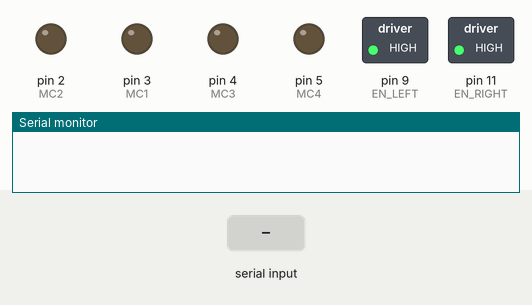
A sketch run on a simulated Arduino Uno, built with avr-gcc and run on an emulated ATmega328P. Parts: switched loads named in the sketch (green lamp = pin HIGH), output pins drawn as LEDs (lit = HIGH), the last lines printed to the serial monitor. The test bench sets the inputs (shaded band).

Above: at 1.2 s.
1.3 s: "90,45,200\n" received over Serial
At 2.4 s:
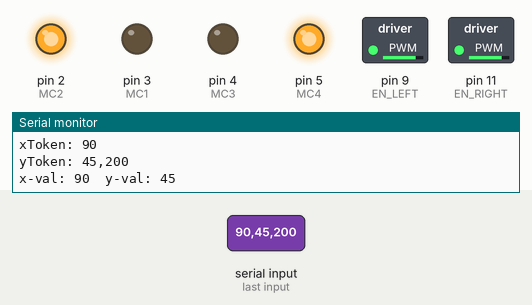
2.9 s: "200\n" received over Serial
At 3.5 s:
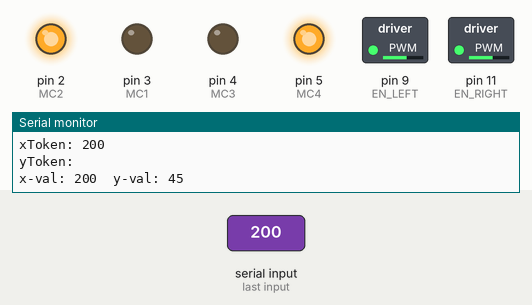
4.5 s: "90,45\n" received over Serial
At 6.0 s:
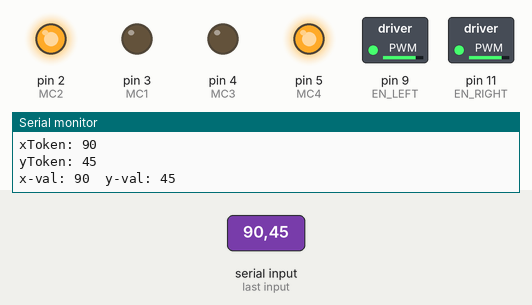
Timing chart, 0 to 7.5 s (numbered marks = the images above; inputs shaded):
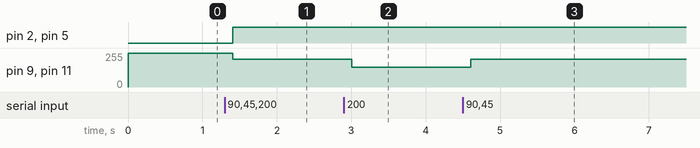

Measured:
- after the input at 1.3 s, pin 2 (MC2), pin 5 (MC4): LOW → HIGH after 0.11 s; pin 9 (EN_LEFT), pin 11 (EN_RIGHT): 255/255 → 207/255 after 0.11 s
- after the input at 2.9 s, pin 9 (EN_LEFT), pin 11 (EN_RIGHT): 207/255 → 150/255 after 0.10 s
- after the input at 4.5 s, pin 9 (EN_LEFT), pin 11 (EN_RIGHT): 150/255 → 207/255 after 0.11 s

The sketch:

ArduinoPWM.ino
```cpp
/*******************************************************************************
* PWM_Full_Hbridge.ino
*
*  Arduino sketch to utilize the SN754410 H-Bridge in order to control two
*  motors on a robotics test platform. The pin assignments should work for
*  both the Mega2560 and the Uno. Both units run at the same CPU speed (16 MHz)
*  but the Mega has 256KB of flash while the Uno has only 32KB. Also, the Uno
*  has only one hardware UART port, which might be problematic if you need to
*  receive UART motor control data from the BBB while also using the UART to
*  print DEBUG messages at run-time. Therefore it might be best to develop/test
*  the code on a Mega, and then (code size permitting) deploy to the Uno. The
*  number of PWM pins will also help make this determination as well, as the Uno
*  has only 6, while the Mega has at least twice that number.
*
*******************************************************************************/

//TODO: Need to implement the ability to support differential steering through asymmetric
//        wheel velocities

//TODO: Look at the TimerOne library for generating PWM signals with a finer degree of control
//        than that of the (fixed) 500Hz standard PWM capability of the Arduino Uno
//      See: http://playground.arduino.cc/Code/Timer1
//      See: Chapter 3 of Monk's "Programming Arduino Next Steps..." book

//TODO: An idea about differential turning might be allow some value of the y-axis without
//        turning. For example if the yVal is [362,462] or [563,663], then just treat this as
//        pure motion along the X-axis. Once the y-values get outside those ranges, then maybe
//        we can start to add in differential wheel motion in the mid-ranges. This will have
//        to be studied a bit more before trying various approaches to the problem.

#define DEBUG

const int INPUT_SIZE = 20;

const int EN_LEFT = 9;     // Left side half-bridge enable
const int EN_RIGHT = 11;   // Right side half-bridge enable
const int MC1 = 3;         // Left motor control 1: Arduino pin 3 to H-bridge 1A
const int MC2 = 2;         // Left motor control 2: Arduino pin 2 to H-bridge 2A

//TODO: These two wires may need to be reversed, based upon the orientation of the motors
//       when mounted in the chassis of the robot/ROV. This will need testing.
const int MC3 = 4;         // Right motor control 3: Arduino pin 4 to H-bridge 3A
const int MC4 = 5;         // Right motor control 4: Arduino pin 5 to H-bridge 4A

//TODO: Will need to implement differential wheel velocities
int desired_velocity = 0;  // for desired velocity

// Make sure the code starts running with the motors in the dead band
int xVal = 512;
int xValLast = 512;
int yVal = 512;
int yValLast = 512;

//TODO: These are only needed if we use the non-String-based Serial.read() methods in the
//        main program loop (see below)
char chArray[INPUT_SIZE];
char* xToken;
char* yToken;

// Function prototypes
void left_wheel_fwd(int vel);
void left_wheel_rev(int vel);
void left_wheel_brake();
void right_wheel_fwd(int vel);
void right_wheel_rev(int vel);
void right_wheel_brake();


void setup()
{
    //TODO: May need to change this to Serial1 if we use the Arduino Mega. The Uno has only
    //       one hardware UART while the Mega has four--but the Mega's Serial port is the only
    //       one of the four that can be accessed over the USB port.
    Serial.begin(9600);

    // This is the solution to the Serial.read() (and related methods) blocking issue. These
    //  methods are blocking, and have a default time-out of 1000ms. So they will block for
    //  1 second unless the _timeout value (in the Stream.h header) is set differently, using
    //  this public interface function. This seems to now have resolved the pause issue!
    Serial.setTimeout(100);

    // Set up both sides of the H-bridge
    pinMode(EN_LEFT, OUTPUT);
    pinMode(MC1, OUTPUT);
    pinMode(MC2, OUTPUT);
    pinMode(EN_RIGHT, OUTPUT);
    pinMode(MC3, OUTPUT);
    pinMode(MC4, OUTPUT);

    // Make sure both motors are initialized with brakes on
    left_wheel_brake();
    right_wheel_brake();
}


void loop()
{
    // Block until there is serial data available
    while (Serial.available() == 0)
        ;


    // Load the command array up to the first NULL and get the number of bytes read. Then
    //  we terminate the array
    byte size = Serial.readBytesUntil('\0', chArray, INPUT_SIZE);
    chArray[size] = '\0';

    // The returned string should be something like 300,400
    xToken = strtok(chArray, ",");

 #ifdef DEBUG
    Serial.print("xToken: ");
    Serial.println(xToken);
 #endif

    // Prevent undefined behavior from atoi() if strtok() returns NULL
    if (xToken != NULL) {
        xVal = atoi(xToken);
    }

 //TODO: Test this logic
    // If atoi() returns a zero (0), it could mean either that the user sent a 0, or that atoi()
    //  function read an invalid value and returned a 0 to indicate this. Since there's no way
    //  to tell which has occurred, we're going to have to disallow 0 as a value sent
    //  from the CC by limiting the range of usable values to (0,1023].
    if (xVal == 0) {
        xVal = xValLast;
    } else {
        xValLast = xVal;
    }

    // Use NULL for the first arg, so that we keep going in the array instead of starting anew
    yToken = strtok(NULL, "\0");

 #ifdef DEBUG
    Serial.print("yToken: ");
    Serial.println(yToken);
 #endif

    if (yToken != NULL) {
        yVal = atoi(yToken);
    }

    if (yVal == 0) {
        yVal = yValLast;
    } else {
        yValLast = yVal;
    }

    // NOTE: Although this code is simpler than that above as it uses String objects,
    //  some forum posters advise that the use of Strings can be problematic due to
    //  dynamic memory management under the hood. Therefore we may need to stress-test
    //  this version, as opposed to using the char[] as noted above.
//    String xString = Serial.readStringUntil(',');
//    xVal = xString.toInt();
//    String yString = Serial.readStringUntil('\0');
//    yVal = yString.toInt();


#ifdef DEBUG
    Serial.print("x-val: ");
    Serial.print(xVal);
    Serial.print("\ty-val: ");
    Serial.println(yVal);
#endif

    // Go forward if xVal is (537,1023]
    if (xVal > 537 && xVal <= 1023) {
        desired_velocity = map(xVal, 538, 1023, 0, 255);
        left_wheel_fwd(desired_velocity);
        right_wheel_rev(desired_velocity);
    }
    // Reverse if xVal is [0, 487)
    else if (xVal >= 0 && xVal < 487) {
        desired_velocity = map(xVal, 486, 0, 0, 255);
        left_wheel_rev(desired_velocity);
        right_wheel_fwd(desired_velocity);
    }
    // Otherwise, apply the brakes
    else {
        left_wheel_brake();
        right_wheel_brake();
    }

     // Run this loop every 200ms (5Hz) for testing purposes
    //delay(50);
}

void left_wheel_fwd(int rate)
{
    // Turn off the H-bridge by grounding the enable (EN) pin. This essentially removes
    //  any voltage from the base of the transistor.
    digitalWrite(EN_LEFT, LOW);

    // Now we turn on one controller and turn the other off
    digitalWrite(MC1, HIGH);
    digitalWrite(MC2, LOW);

    // Set the PWM value for the motor control duty cycle
    analogWrite(EN_LEFT, rate);
}

void left_wheel_rev(int rate)
{
    // Turn off the H-bridge by grounding the enable (EN) pin.
    digitalWrite(EN_LEFT, LOW);

    // Now we turn on one controller and turn the other off
    digitalWrite(MC1, LOW);
    digitalWrite(MC2, HIGH);

    // Set the PWM value for the motor control duty cycle
    analogWrite(EN_LEFT, rate);
}

void right_wheel_fwd(int rate)
{
    // Turn off the H-bridge by grounding the enable (EN) pin. This essentially removes
    //  any voltage from the base of the transistor.
    digitalWrite(EN_RIGHT, LOW);

    // Now we turn on one controller and turn the other off
    digitalWrite(MC4, HIGH);
    digitalWrite(MC3, LOW);

    // Set the PWM value for the motor control duty cycle
    analogWrite(EN_RIGHT, rate);
}

void right_wheel_rev(int rate)
{
    // Turn off the H-bridge by grounding the enable (EN) pin.
    digitalWrite(EN_RIGHT, LOW);

    // Now we turn on one controller and turn the other off
    digitalWrite(MC4, LOW);
    digitalWrite(MC3, HIGH);

    // Set the PWM value for the motor control duty cycle
    analogWrite(EN_RIGHT, rate);
}

void left_wheel_brake()
{
    // Turn off H-bridge and both controllers
    digitalWrite(EN_LEFT, LOW);
    digitalWrite(MC1, LOW);
    digitalWrite(MC2, LOW);

    // Finally, saturate both transistors to apply the brakes
    digitalWrite(EN_LEFT, HIGH);
}

void right_wheel_brake()
{
    // Turn off H-bridge and both controllers
    digitalWrite(EN_RIGHT, LOW);
    digitalWrite(MC4, LOW);
    digitalWrite(MC3, LOW);

    // Saturate both transistors to apply the brakes
    digitalWrite(EN_RIGHT, HIGH);
}
```
